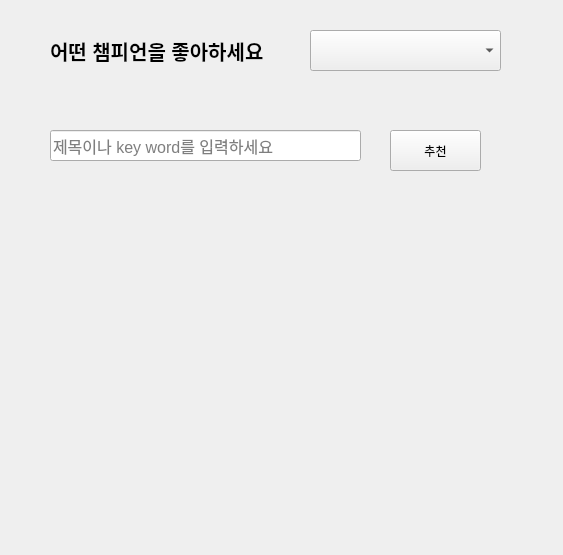
<?xml version="1.0" encoding="UTF-8"?>
<ui version="4.0">
 <class>Form</class>
 <widget class="QWidget" name="Form">
  <property name="geometry">
   <rect>
    <x>0</x>
    <y>0</y>
    <width>563</width>
    <height>555</height>
   </rect>
  </property>
  <property name="windowTitle">
   <string>Form</string>
  </property>
  <widget class="QLabel" name="label">
   <property name="geometry">
    <rect>
     <x>50</x>
     <y>30</y>
     <width>261</width>
     <height>41</height>
    </rect>
   </property>
   <property name="font">
    <font>
     <pointsize>15</pointsize>
     <weight>75</weight>
     <bold>true</bold>
    </font>
   </property>
   <property name="text">
    <string>어떤 챔피언을 좋아하세요</string>
   </property>
  </widget>
  <widget class="QComboBox" name="comboBox">
   <property name="geometry">
    <rect>
     <x>310</x>
     <y>30</y>
     <width>191</width>
     <height>41</height>
    </rect>
   </property>
  </widget>
  <widget class="QLineEdit" name="le_keyword">
   <property name="geometry">
    <rect>
     <x>50</x>
     <y>130</y>
     <width>311</width>
     <height>31</height>
    </rect>
   </property>
   <property name="font">
    <font>
     <pointsize>12</pointsize>
    </font>
   </property>
   <property name="placeholderText">
    <string>제목이나 key word를 입력하세요</string>
   </property>
  </widget>
  <widget class="QLabel" name="lbl_recommendation">
   <property name="geometry">
    <rect>
     <x>45</x>
     <y>261</y>
     <width>481</width>
     <height>261</height>
    </rect>
   </property>
   <property name="font">
    <font>
     <pointsize>14</pointsize>
    </font>
   </property>
   <property name="text">
    <string/>
   </property>
  </widget>
  <widget class="QPushButton" name="btn_recommendation">
   <property name="geometry">
    <rect>
     <x>390</x>
     <y>130</y>
     <width>91</width>
     <height>41</height>
    </rect>
   </property>
   <property name="text">
    <string>추천</string>
   </property>
  </widget>
  <zorder>label</zorder>
  <zorder>le_keyword</zorder>
  <zorder>lbl_recommendation</zorder>
  <zorder>btn_recommendation</zorder>
  <zorder>comboBox</zorder>
 </widget>
 <resources/>
 <connections/>
</ui>
